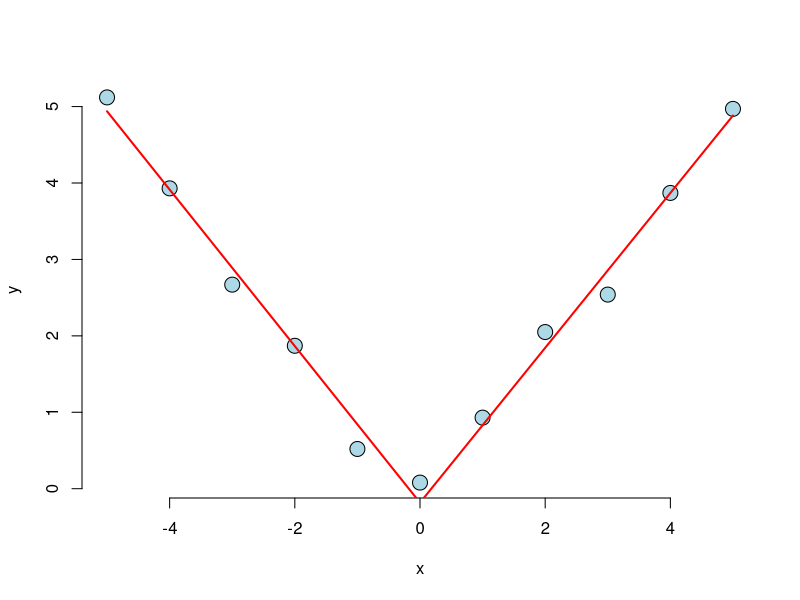

Write R code to recreate this figure.
# Question 1
# Consider the space shuttle data ?shuttle in the MASS library. 
# Consider modeling the use of the autolander as the outcome (variable name use). 
# Fit a logistic regression model with autoloader (variable auto) use (labeled as "auto" 1) 
# versus not (0) as predicted by wind sign (variable wind). 
# Give the estimated odds ratio for autoloader use comparing head winds, 
# labeled as "head" in the variable headwind (numerator) to tail winds (denominator).
install.packages("MASS")
library(MASS)
data(shuttle)
shuttle$useNum[shuttle$use == 'auto'] <- 1
shuttle$useNum[shuttle$use == 'noauto'] <- 0
shuttle$windFactor <- factor(shuttle$wind)
logAutolander1 <- glm(shuttle$useNum ~ shuttle$windFactor, family='binomial')
summary(logAutolander1)
# Answer: 0.969

# Question 2
# Consider the previous problem. Give the estimated odds ratio for autoloader use 
# comparing head winds (numerator) to tail winds (denominator) adjusting for 
# wind strength from the variable magn.
install.packages("MASS")
library(MASS)
data(shuttle)
shuttle$useNum[shuttle$use == 'auto'] <- 1
shuttle$useNum[shuttle$use == 'noauto'] <- 0
shuttle$windFactor <- factor(shuttle$wind)
shuttle$windMagnFactor <- factor(shuttle$magn)
logAutolander2 <- glm(shuttle$useNum ~ shuttle$windFactor + shuttle$windMagnFactor, family='binomial')
summary(logAutolander2)
exp(logAutolander2$coef)
# Answer: 0.969


# Question 3
# If you fit a logistic regression model to a binary variable, 
# for example use of the autolander, then fit a logistic regression 
# model for one minus the outcome (not using the autolander) what happens to the coefficients?
# Answer: The coefficients reverse their signs.

# Question 4
# Consider the insect spray data InsectSprays. 
# Fit a Poisson model using spray as a factor level. 
# Report the estimated relative rate comapring spray A (numerator) to spray B (denominator).
data(InsectSprays)
subsetSpray <- InsectSprays[InsectSprays$spray == 'A' | InsectSprays$spray == 'B',]
poissonInsectSpray <- glm(subsetSpray$count ~ subsetSpray$spray, family='poisson')
summary(poissonInsectSpray)
# Answer: 0.9457

# Question 5
# Consider a Poisson glm with an offset, t. So, for example, 
# a model of the form glm(count ~ x + offset(t), family = poisson) where x 
# is a factor variable comparing a treatment (1) to a control (0) and t is 
# the natural log of a monitoring time. What is impact of the coefficient for 
# x if we fit the model glm(count ~ x + offset(t2), family = poisson) 
# where t2 <- log(10) + t? In other words, what happens to the coefficients 
# if we change the units of the offset variable. (Note, adding log(10) on the 
# log scale is multiplying by 10 on the original scale.)
# Answer: The coefficient estimate is unchanged

# Question 6
# Using a knot point at 0, fit a linear model that looks like a hockey 
# stick with two lines meeting at x=0. Include an intercept term, x and 
# the knot point term. What is the estimated slope of the line after 0?
x <- -5:5
y <- c(5.12, 3.93, 2.67, 1.87, 0.52, 0.08, 0.93, 2.05, 2.54, 3.87, 4.97)
knots<-c(0)
splineTerms<-sapply(knots, function(knot)(x > knot)*(x - knot)) 
xMat<-cbind(1,x,splineTerms)
linearModel <- lm(y~xMat-1)
yhat<-predict(linearModel) 
plot(x,y,frame=FALSE,pch=21,bg="lightblue",cex=2) 
lines(x,yhat,col="red",lwd=2)
# Answer: 1.013


